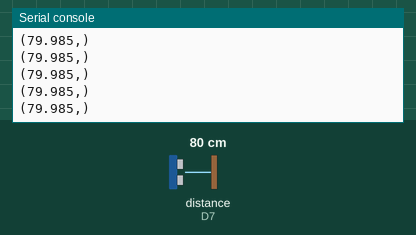
A program run on a simulated CircuitPython board. Shown: the last lines printed to the serial console. The test bench sets the inputs (shaded band); at power-on: distance to the obstacle (sensor on D7) 80 cm. The echo pulse lasts 58.3 µs per cm.

Above: at 1.2 s.
1.3 s: distance to the obstacle (sensor on D7) set to 2 cm
At 1.38 s:
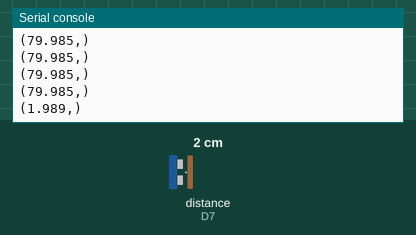
2.8 s: distance to the obstacle (sensor on D7) set to 4 cm
At 2.89 s:
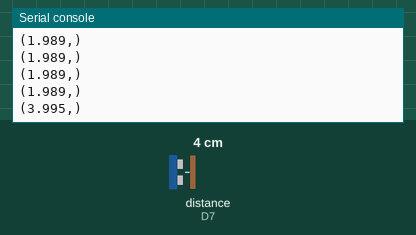
Timing chart, 0 to 5.8 s (numbered marks = the images above; inputs shaded):
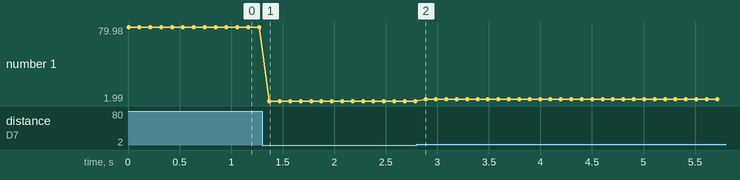

The program:

chomtest.py
```python
import time
import board
import adafruit_hcsr04

sonar = adafruit_hcsr04.HCSR04(trigger_pin=board.D10, echo_pin=board.D7)

while True:
    try:
        print((sonar.distance,))
    except RuntimeError:
        print("Retrying!")
    time.sleep(0.1)
```

Measured:
- after the input at 1.3 s, the serial console: prints a new line after 0.07 s (image 1)
- after the input at 2.8 s, the serial console: prints a new line after 0.09 s (image 2)
- plotted number 1: 79.98 → 1.99 after the input at 1.3 s, 1.99 → 4 after the input at 2.8 s
